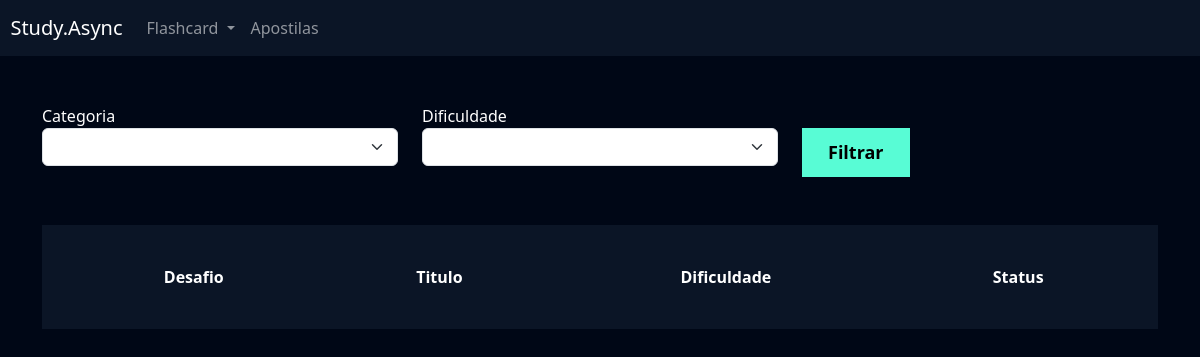
The app's page /flashcard/listar_desafio/ (signed in), older data.
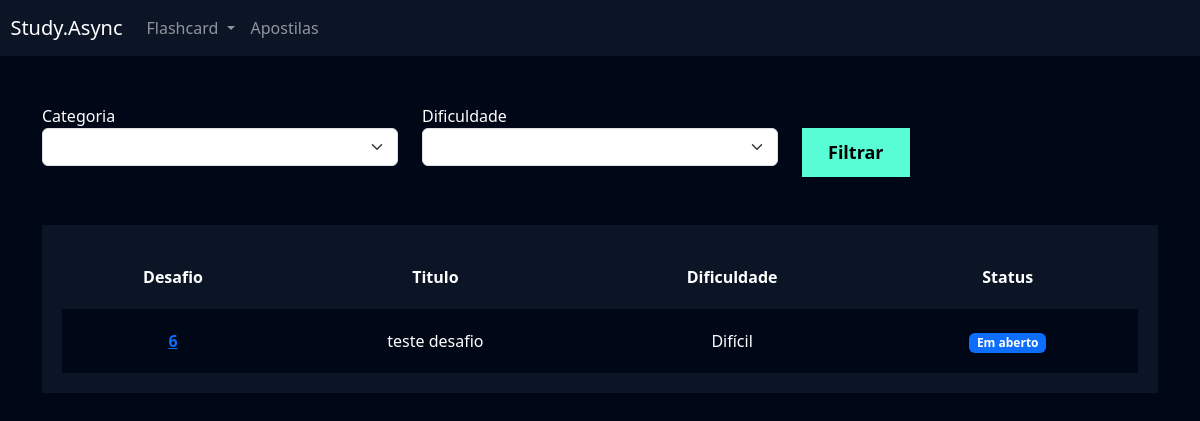
The same page, newer data.
### flashcard/models.py (models this page shows, shortened)
class Desafio(models.Model):
    user = models.ForeignKey(User, on_delete=models.DO_NOTHING)
    titulo = models.CharField(max_length=100)
    categoria = models.ManyToManyField(Categoria)
    quantidade_perguntas = models.IntegerField()
    dificuldade = models.CharField(
        max_length=1, choices=Flashcard.DIFICULDADE_CHOICES
    )
    flashcards = models.ManyToManyField(FlashcardDesafio)
    def status(self):
        if self.flashcards.filter(respondido=False).exists():
            return mark_safe('<span class= "badge bg-primary">Em aberto</span>')
        else:
            return mark_safe('<span class= "badge bg-sucess">Concluído</span>')

### flashcard/views.py (the view)
# urls.py: path('listar_desafio/', views.listar_desafio, name='listar_desafio'),
def listar_desafio(request):
      if not request.user.is_authenticated:
            return redirect('/usuarios/logar')
      desafios = Desafio.objects.filter(user = request.user)
      categorias = Categoria.objects.all()
      dificuldades = Flashcard.DIFICULDADE_CHOICES
      categoria = request.GET.get('categoria')
      dificuldade = request.GET.get('dificuldade')
      if categoria:
            desafios = desafios.filter(categoria__id=categoria)
      if dificuldade:
            desafios = desafios.filter(dificuldade=dificuldade)
      return render(request, 'listar_desafio.html', {'desafios': desafios, 'categorias': categorias,
                                                   'dificuldades': dificuldades,})

### flashcard/models.py (called while the page is built)
    def __str__(self):
        return self.nome

### flashcard/templates/listar_desafio.html (shortened to what this page needs)
{% extends "base.html" %}
{% load static %}
{% block 'cabecalho' %}
    <link href="{% static 'usuarios/css/cadastro.css' %}" rel="stylesheet">
    <link href="{% static 'flashcard/css/novo_flashcard.css' %}" rel="stylesheet">
    <link href="{% static 'flashcard/css/iniciar_desafio.css' %}" rel="stylesheet">
    <link href="{% static 'flashcard/css/desafio.css' %}" rel="stylesheet">
    <link href='https://unpkg.com/boxicons@2.1.4/css/boxicons.min.css' rel='stylesheet'>
{% endblock 'cabecalho' %}
{% block 'conteudo' %}
    {% include "partials/header.html"%}
    <div class="container">
        <br>
        <br>
        <div class="row">
            <div class="col-md">
                <form action="{% url 'listar_desafio' %}" method="GET">
                    <label for="">Categoria</label>
                        <select name="categoria" class="form-select">
                            <option value=""></option>
                            {% for categoria in categorias %}
                                <option value= "{{categoria.id}}" >{{categoria}}</option>
                            {% endfor %}
                </select>
            </div>
            <div class="col-md">
                <label for="">Dificuldade</label>
                    <select name="dificuldade" class="form-select">
                        <option value=""></option>
                        {% for dificuldade in dificuldades %}
                            <option value="{{dificuldade.0}}">{{dificuldade.1}}</option>
                        {% endfor %}
                </select>
            </div>
            <div class="col-md">
                <br>
                <input type="submit" value="Filtrar" class="btn-cadastro">
            </div>
        </div>
        <br>
        <br>
        <div class="box-listar">
            <table>
                <thead>
                  <tr>
                    <th scope="col">Desafio</th>
                    <th scope="col">Titulo</th>
                    <th scope="col">Dificuldade</th>
                    <th scope="col">Status</th>
                  </tr>
                </thead>
                <tbody>
                    {% for desafio in desafios %}
                        <tr class="linha">
                            <th><a href="{% url 'desafio' desafio.id %}">{{desafio.id}}</a></th>
                            <td>{{desafio.titulo}}</td>
                            <td>{{desafio.get_dificuldade_display}}</td>
                            <td>{{desafio.status}}</td>
                        </tr>
                    {% endfor %}
                </tbody>
              </table>
        </div>
    </div>
{% endblock 'conteudo' %}

### templates/base.html (shortened to what this page needs)
{% load static %}
<!doctype html>
<html lang="en">
  <head>
    <link href="https://cdn.jsdelivr.net/npm/bootstrap@5.3.2/dist/css/bootstrap.min.css" rel="stylesheet">
    <link href="{% static 'geral/css/base.css' %}" rel="stylesheet">
    {% block 'cabecalho' %} {% endblock %}
  </head>
  <body>
    {% block 'conteudo' %}{% endblock %}
  </body>
</html>

### templates/partials/header.html (shortened to what this page needs)
<nav style="background-color: var(--main-color)" class="navbar navbar-expand-lg navbar-dark">
    <a class="navbar-brand" href="#">&nbsp&nbspStudy.Async</a>
    <div class="collapse navbar-collapse" id="navbarNav">
      <ul class="navbar-nav">
        <li class="nav-item dropdown">
          <a class="nav-link dropdown-toggle" href="#" id="navbarDropdown" role="button" data-bs-toggle="dropdown" aria-expanded="false">
            Flashcard
          </a>
        </li>
        <li class="nav-item">
          <a class="nav-link" href="">Apostilas</a>
        </li>
      </ul>
    </div>
  </nav>

### templates/static/geral/css/base.css (style rules this page uses)
:root { --main-color: #0b1526; --dark-color: #000716; --secondary-dark-color: rgb(15, 2, 26); --light-color: #00c1f3; --contrast-color: #f4c96b; --differential-color: #58fcd5; }
body { background-color: var(--dark-color) !important; color: white !important; }

### templates/static/usuarios/css/cadastro.css (style rules this page uses)
* { margin: 0; padding: 0; }
.btn-cadastro { padding: 10px; background-color: #58fcd5; border: none; border: 1px solid #58fcd5; font-size: 18px; font-weight: bold; padding-left: 25px; padding-right: 25px; }

### templates/static/flashcard/css/desafio.css (style rules this page uses)
.box-listar { background-color: #0b1526; padding: 20px; }
table { width: 100%; padding: 20px; text-align: center; }
.linha { height: 40px; background-color: var(--dark-color); padding: 20px; }
td, th { padding: 20px; }
tr { background-color: var(--main-color); }

Row changes from the older to the newer data that the page shows:
added Desafio: id "6", titulo "teste desafio", dificuldade "Difícil", status "Em aberto"
